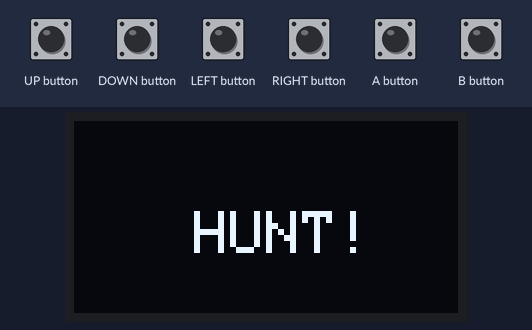
Simulated run of this sketch. Board: Arduboy, built with avr-gcc and run on an emulated ATmega32U4. Shown: 128×64 one-colour display. The inputs (shaded band) are chosen by the test bench. Random numbers use the default seed unless the sketch sets one.

Above: at 1.2 s.
1.3 s: A button pressed for 0.15 s
At 2.4 s:
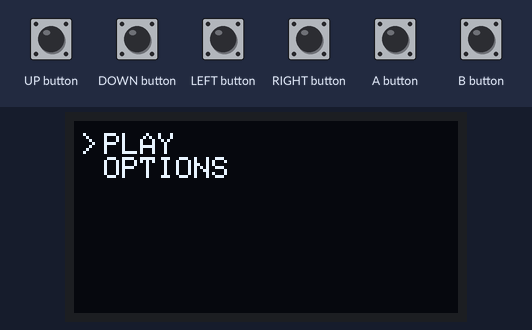
2.9 s: B button pressed for 0.15 s
At 3.4 s:
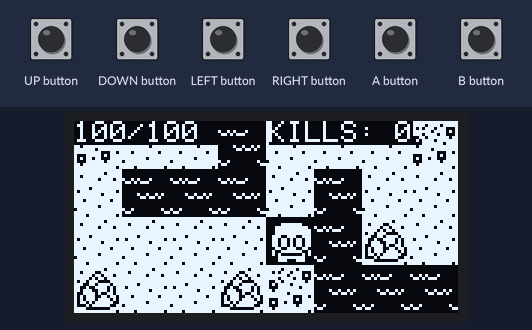
4.5 s: UP button pressed for 0.15 s
At 5.2 s:
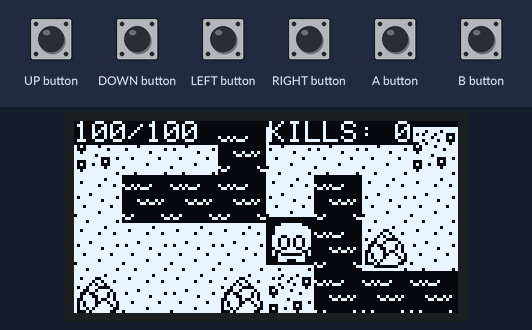
6.2 s: LEFT button pressed for 1 s
At 6.27 s:
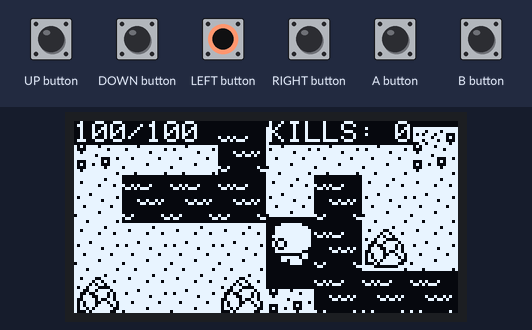
8.7 s: RIGHT button pressed for 0.15 s
At 8.78 s:
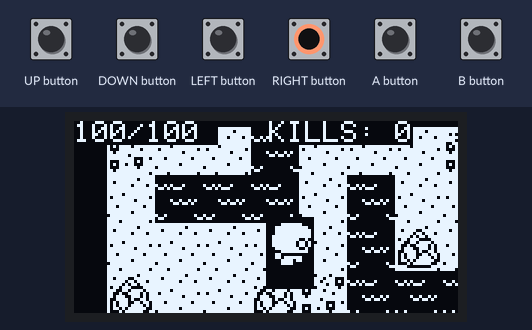
10.3 s: A button pressed for 1 s
At 11.7 s:
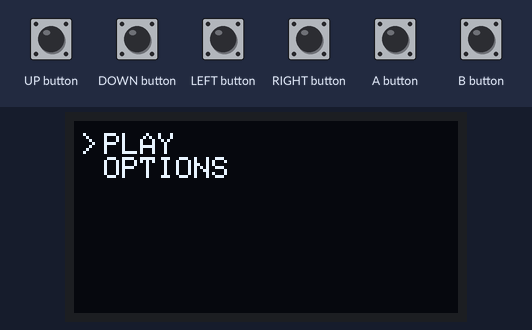
Timing chart, 0 to 13.3 s (numbered marks = the images above; inputs shaded):
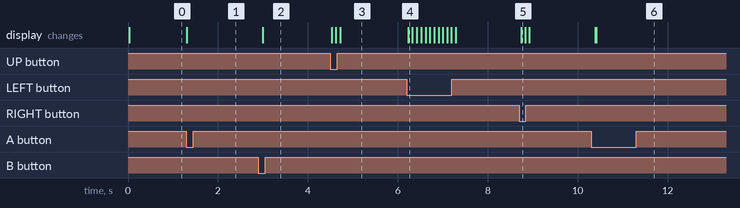

The sketch:

game.ino
```cpp
#include <ArduboyTones.h>
#include <ArduboyTonesPitches.h>
#include <Arduboy2.h>
#include "Global.h"

Arduboy2 arduboy;
ArduboyTones sound(arduboy.audio.enabled);

Rect playerRect { hero.x, hero.y, 16, 16 };

BulletInfo bulletInfos[bullets];

inline void audio_on() {
  isSound = true;
  sound.tones(mainm);
}

inline void audio_off() {
  isSound= false;
  sound.noTone();
}

void menuUpdate()
{
  switch(gameState)
  {
    case GameMenu::TitleScreen:
      titlescreen();
      break;
    case GameMenu::Menu:
      updateMenu();
      break;
    case GameMenu::SinglePlayer:
      //updateSinglePlayer();
      break;
    case GameMenu::Options:
      updateOptions();
      break;
    case GameMenu::HighScoreScreen:
      highscorescreen();
      break;
  }
}

void menuDraw()
{
  switch(gameState)
  {
    case GameMenu::TitleScreen:
      titlescreen();
      break;
    case GameMenu::Menu:
      drawMenu();
      break;
    case GameMenu::SinglePlayer:
      gameplay();
      break;
    case GameMenu::Options:
      drawOptions();
      break;
    case GameMenu::HighScoreScreen:
      highscorescreen();
      break;
  }
}

void titlescreen() {
  arduboy.setCursor(40, 30);
  arduboy.setTextSize(2);
  arduboy.print(F("HUNT!\n"));
  if (arduboy.justPressed(A_BUTTON)) {
    arduboy.setTextSize(1);
    changeGameState(GameMenu::Menu);
  }
}

void updateMenu()
{
  if (arduboy.justPressed(DOWN_BUTTON))
  {
    if(cursorIndex < lastMenuItem)
      ++cursorIndex;
    else
      cursorIndex = firstMenuItem;
  }

  if (arduboy.justPressed(UP_BUTTON))
  {
    if(cursorIndex > firstMenuItem)
      --cursorIndex;
    else
      cursorIndex = lastMenuItem;
  }

  if (arduboy.justPressed(B_BUTTON))
  {
    // Single player
    switch(cursorIndex)
    {
      case 0:
        changeGameState(GameMenu::SinglePlayer);
        hero.x = WIDTH / 2;
        hero.y = HEIGHT / 2;
        break;
      case 1:
        changeGameState(GameMenu::Options);
        break;
    }
  }
}

void drawMenu()
{
  // Layout helper constants
  constexpr uint8_t selectorPositionX = 2;
  constexpr uint8_t menuPositionX = (selectorPositionX + 8);
  constexpr uint8_t menuPositionY = 4;
  constexpr uint8_t menuPadding = 8;

  // Draw menu
  arduboy.setCursor(menuPositionX, menuPositionY + (menuPadding * 0));
  arduboy.print(F("PLAY"));

  arduboy.setCursor(menuPositionX, menuPositionY + (menuPadding * 1));
  arduboy.print(F("OPTIONS"));

  // Draw cursor
  arduboy.setCursor(selectorPositionX, menuPositionY + (menuPadding * cursorIndex));
  arduboy.print('>');
}

void updateOptions()
{
  if (arduboy.justPressed(DOWN_BUTTON))
  {
    if(cursorIndex < lastMenuItem)
      ++cursorIndex;
    else
      cursorIndex = firstMenuItem;
  }

  if (arduboy.justPressed(UP_BUTTON))
  {
    if(cursorIndex > firstMenuItem)
      --cursorIndex;
    else
      cursorIndex = lastMenuItem;
  }

  if (arduboy.justPressed(B_BUTTON))
  {
    // Options to turn on / off audio
    switch(cursorIndex) {
      case 0:
        audio_on();
        break;
      case 1:
        audio_off();
        break;
    }
  }
  //go back to menu
  if(arduboy.justPressed(A_BUTTON)) {
    arduboy.clear();
    changeGameState(GameMenu::TitleScreen);
  }
}

void drawOptions() {
  // Layout helper constants
  constexpr uint8_t selectorPositionX = 2;
  constexpr uint8_t menuPositionX = (selectorPositionX + 8);
  constexpr uint8_t menuPositionY = 4;
  constexpr uint8_t menuPadding = 8;

  // Draw menu
  arduboy.setCursor(menuPositionX, menuPositionY + (menuPadding * 0));
  arduboy.print(F("Sound On"));

  arduboy.setCursor(menuPositionX, menuPositionY + (menuPadding * 1));
  arduboy.print(F("Sound Off"));

  // Draw cursor
  arduboy.setCursor(selectorPositionX, menuPositionY + (menuPadding * cursorIndex));
  arduboy.print('>');
}

void highscorescreen() {
  arduboy.setCursor(20, 30);
  arduboy.setTextSize(2);
  arduboy.print("Score " + (String)hitCount);
  if (arduboy.pressed(A_BUTTON)) {
    arduboy.clear();
    changeGameState(GameMenu::TitleScreen);
    restart_game();
  }
}

void draw_world() {
  const int tileswide = WIDTH / TILE_SIZE + 1;
  const int tilestall = HEIGHT / TILE_SIZE + 1;

  for (size_t y = 0; y < tilestall; ++y) {
    for (size_t x = 0; x < tileswide; ++x) {
      const int tilex = x - mapx / TILE_SIZE;
      const int tiley = y - mapy / TILE_SIZE;
      if (tilex >= 0 && tiley >= 0 && tilex < WORLD_WIDTH && tiley < WORLD_HEIGHT) {
        Sprites::drawOverwrite(x * TILE_SIZE + mapx % TILE_SIZE, y * TILE_SIZE + mapy % TILE_SIZE, tiles, world[tiley][tilex]);
      }
    }
  }

  arduboy.fillRect(0, 0, 48, 8, BLACK);
  arduboy.setCursor(0, 0);
  arduboy.print(hero.health);
  arduboy.print("/");
  arduboy.print("100");
}

void player_control() {
  Sprites::drawOverwrite(playerRect.x, playerRect.y, heroDown, 0);
  if (arduboy.pressed(UP_BUTTON)) {
    if (mapy < (HEIGHT/2)) {
      ++mapy;
    }
    Sprites::drawOverwrite(playerRect.x, playerRect.y, heroUp, frame);
  }
  if (arduboy.pressed(DOWN_BUTTON)) {
    if (16 + 32 < mapy + TILE_SIZE * WORLD_HEIGHT) {
      --mapy;
    }
    Sprites::drawOverwrite(playerRect.x, playerRect.y, heroDown, frame);
  }
  if (arduboy.pressed(LEFT_BUTTON)) {
    if (mapx < (WIDTH / 2)) {
      ++mapx;
    }
    Sprites::drawOverwrite(playerRect.x, playerRect.y, heroLeft, frame);
  }
  if (arduboy.pressed(RIGHT_BUTTON)) {
    if ((WIDTH/2) + 26 < mapx + TILE_SIZE * WORLD_WIDTH) {
      --mapx;
    }
    Sprites::drawOverwrite(playerRect.x, playerRect.y, heroRight, frame);
  }
  if(arduboy.pressed(B_BUTTON)) {
    if(isSound == true) {
      sound.tone(NOTE_C4, 100);
    }
    shoot(hero.x, hero.y);
  }
  // Always move bullets, regardless of shooting
  move_bullets();

  if(arduboy.pressed(A_BUTTON)) {
    changeGameState(GameMenu::HighScoreScreen);
  }
}

void update_bullets() {
  move_bullets();
  draw_bullets();
  check_collision_enemy();
}

//shoot
void shoot(int& x, int& y) {
  BulletDirection direction;
  if (arduboy.pressed(LEFT_BUTTON)) {
    direction = LEFT;
  } else if (arduboy.pressed(RIGHT_BUTTON)) {
    direction = RIGHT;
  } else if (arduboy.pressed(UP_BUTTON)) {
    direction = UP;
  } else if (arduboy.pressed(DOWN_BUTTON)) {
    direction = DOWN;
  }

  // Only proceed if there isn't an active bullet
  if (bulletInfos[0].rect.x == _bullet.bulletOff) {  // Check if the bullet is off-screen
    bulletInfos[0].rect.x = x;
    bulletInfos[0].rect.y = y + 3;
    bulletInfos[0].direction = direction;
    draw_bullets();
  }
}

//return the index of the first unused bullet or return the value of bullets if all are in use
uint8_t find_unused_bullet() {
  return 0;
}

// Move all the bullets and disable any that go off screen
void move_bullets() {
  for (uint8_t bulletNum = 0; bulletNum < bullets; ++bulletNum) {
    if (bulletInfos[bulletNum].rect.x != _bullet.bulletOff) {
      switch (bulletInfos[bulletNum].direction) {
        case LEFT:
          bulletInfos[bulletNum].rect.x -= _bullet.bulletSpeed;
          break;
        case RIGHT:
          bulletInfos[bulletNum].rect.x += _bullet.bulletSpeed;
          break;
        case UP:
          bulletInfos[bulletNum].rect.y -= _bullet.bulletSpeed;
          break;
        case DOWN:
          bulletInfos[bulletNum].rect.y += _bullet.bulletSpeed;
          break;
      }
    }

    if (bulletInfos[bulletNum].rect.x >= arduboy.width() || bulletInfos[bulletNum].rect.x < 0 ||
        bulletInfos[bulletNum].rect.y >= arduboy.height() || bulletInfos[bulletNum].rect.y < 0) {
      bulletInfos[bulletNum].rect.x = _bullet.bulletOff;
    }
  }
}

//check collision
void check_collision_enemy() {
  for(uint8_t i = 0; i < enemies.get_size(); ++i) {
    Rect enemyRect { enemies[i].x, enemies[i].y, 16, 18 };
    for(uint8_t bulletNum = 0; bulletNum < bullets; ++bulletNum) {
      if(arduboy.collide(bulletInfos[bulletNum].rect, enemyRect)) {
        ++hitCount;
        bulletInfos[bulletNum].rect.x = _bullet.bulletOff;
        //remove enemy
        if(isSound == true) {
          sound.tone(NOTE_E5, 100);
        }
        enemies.removeAt(i);
      }
    }
  }
}

//display hits
void display_hits() {
  arduboy.setCursor(65, 0);
  arduboy.print(F("KILLS: "));
  arduboy.print(hitCount);
}

// Draw all the active bullets
void draw_bullets() {
  if (bulletInfos[0].rect.x != _bullet.bulletOff) { // If bullet in use
    arduboy.fillRect(bulletInfos[0].rect.x, bulletInfos[0].rect.y, _bullet.bulletSize, _bullet.bulletSize, BLACK);
  }
}

//random spawning enemy
void spawn_enemy(const int8_t& count) {
  for(int i = 0; i < count; ++i) {

    int spawn_x = 20;
    int spawn_y = 20;

    while((spawn_x > X_MIN) && (spawn_x < X_MAX)) {
        spawn_x = random(X_MIN - 100, X_MAX + 100); // 50
        spawn_y = random(Y_MIN - 50, Y_MAX + 50); // 35
    }
    enem.x = spawn_x;
    enem.y = spawn_y;

    if(random(0, 2) == 0) { // 50% chance for either type
        // Fast enemy
        enem.type = EnemyType::Fast;
        enem.health = 2; // Example health value, you can adjust
        enem.enemy_speed = 8; // High speed
    } else {
        // Strong enemy
        enem.type = EnemyType::Strong;
        enem.health = 100; // Example health value, you can adjust
        enem.enemy_speed = 2; // Low speed
    }

    // enem.enemy_speed = 4;
    //add enemies into list
    enemies.add(enem);
  }
}

void enemy_chase() {

  for(unsigned int i = 0; i < enemies.get_size(); ++i)
  {
    //Enemy enemy;
    enem.move_itter = enemies[i].move_itter + 1;
    enem.x = enemies[i].x;
    enem.y = enemies[i].y;
    // enem.enemy_speed = 4;

    Rect enemyRect { enemies[i].x, enemies[i].y, 16, 18 };
    if(enem.move_itter >= enem.enemy_speed) {
      enem.move_itter = 0;
      if(enem.x < hero.x) {
        ++enem.x;
      }
      if(enem.x > hero.x) {
        --enem.x;
      }
      if(enem.y < hero.y) {
        ++enem.y;
      }
      if(enem.y > hero.y) {
        --enem.y;
      }
    }

    if(arduboy.collide(playerRect, enemyRect)) {
      --hero.health;
      if(hero.health <= 0) {
        if(isSound == true) {
          sound.tones(playerDead);
        }
        changeGameState(GameMenu::HighScoreScreen);
      }

    }

    enemies[i] = enem;
    // Sprites::drawOverwrite(enemies[i].x, enemies[i].y, enemy_down, frame);
    switch (enemies[i].type) {
      case EnemyType::Fast:
        Sprites::drawOverwrite(enemies[i].x, enemies[i].y, enemy_down, frame);
        break;
      case EnemyType::Strong:
        Sprites::drawOverwrite(enemies[i].x, enemies[i].y, enemy_second, 0);
        break;
    }
  }
}

void generate_wave() {
  for(unsigned int i = 0; i < hero.wave; ++i) {
    if(enemies.get_size() < SPAWN_LIMIT) {
      spawn_enemy(number_enemies);
    } else {
      ++queue;
    }
  }
  ++hero.wave;
}

//check limit of enemies (which spawned)
void check_enemy_queue() {
  if((enemies.get_size() < SPAWN_LIMIT) &&(queue > 0)) {
    for(int i = 0; i < queue; ++i) {
      spawn_enemy(number_enemies);
      --queue;
      if(enemies.get_size() >= SPAWN_LIMIT) {
        break;
      }
    }
  }
}

void restart_game() {
  enemies.clear_list();
  hitCount = 0;
  hero.health = 100;
  hero.x = WIDTH / 2;
  hero.y = HEIGHT / 2;
  hero.wave = 1;
  generate_wave();
}

void gameplay() {
  draw_world();
  player_control();

  if(enemies.get_size() <= 0) {
    generate_wave();
  }

  enemy_chase();
  check_enemy_queue();

  display_hits();
}

void setup() {

  arduboy.begin();
  arduboy.setFrameRate(60);
  sound.tones(mainm);
  for (uint8_t bulletNum = 0; bulletNum < bullets; ++bulletNum) {
    bulletInfos[bulletNum].rect.x = _bullet.bulletOff;
    bulletInfos[bulletNum].rect.width = _bullet.bulletSize;
    bulletInfos[bulletNum].rect.height = _bullet.bulletSize;
  }

  arduboy.display();
  generate_wave();
  arduboy.initRandomSeed();
  arduboy.clear();

}

void loop() {

  if(!(arduboy.nextFrame())) {
    return;
  }

  arduboy.pollButtons();
  menuUpdate();
  arduboy.clear();
  if (arduboy.everyXFrames(20)) ++frame;
  if (frame > 1) frame = 0;
  menuDraw();
  update_bullets();
  arduboy.display();

}
```

Bullet.h
```cpp
enum BulletDirection {
  LEFT,
  RIGHT,
  UP,
  DOWN
};

class Bullet {
public:
  uint8_t bulletSize = 3; // Size of a square bullet
  uint8_t bulletWait = 1; // Minimum frames between firing
  uint8_t bulletOff = -1;     // Bullet not in use value
  uint8_t bulletSpeed = 2;
  bool goingLeft = false;
};

struct BulletInfo {
    Rect rect;
    // bool goingLeft = false;
    BulletDirection direction;
};
```

Global.h
```cpp
#include "List.h"
#include "Enemy.h"
#include "Player.h"
#include "LevelMap.h"
#include "Menu.h"
#include "Bullet.h"
#include "Sound.h"

#define SCREENWIDTH  128
#define SCREENHEIGHT  64

#define TILE_SIZE 16

#define circle_width 2
#define X_MAX (WIDTH - circle_width - 1)
#define X_MIN circle_width
#define Y_MAX (HEIGHT - circle_width - 1)
#define STATUS_BAR 9
#define Y_MIN (circle_width + 1 + STATUS_BAR)

#define SPAWN_LIMIT 2

Player hero;

int frame = 0;

uint8_t queue = 0;

uint8_t waitCount = 0;

uint16_t hitCount = 0;

List<Enemy, SPAWN_LIMIT> enemies;

constexpr uint8_t bullets = 1;    // Maximum number of bullets
constexpr int8_t number_enemies = 1;
Bullet _bullet;

Enemy enem;
```

LevelMap.h
```cpp
#define WORLD_WIDTH  14
#define WORLD_HEIGHT 14

#define GRASS 0
#define WATER 1
#define TREES 2
#define STONE 3

const unsigned char tiles[] PROGMEM = {
  //width, height,
  16, 16,
  //Grass
  0xff, 0x7f, 0xfb, 0xff, 0xff, 0xbf, 0xff, 0xff, 0xf7, 0xff, 0xfd, 0xff, 0xff, 0xf7, 0x7f, 0xff,
  0xdf, 0xff, 0xff, 0xfb, 0x7f, 0xff, 0xff, 0xff, 0xef, 0xfe, 0xff, 0xff, 0xfb, 0xff, 0x7f, 0xff,

  //Water
  0x08, 0x10, 0x10, 0x08, 0x10, 0x08, 0x10, 0x10, 0x10, 0x08, 0x00, 0x00, 0x00, 0x00, 0x00, 0x00,
  0x20, 0x40, 0x40, 0x20, 0x00, 0x01, 0x02, 0x02, 0x01, 0x02, 0x02, 0x01, 0x02, 0x21, 0x40, 0x40,

  //Tree
  0xff, 0x1f, 0x5b, 0x3f, 0xeb, 0xdd, 0xff, 0xf7, 0xbb, 0xef, 0xfd, 0x7f, 0xe3, 0xcb, 0xe3, 0xff,
  0xff, 0xc7, 0x96, 0xc7, 0xff, 0xff, 0xef, 0xfd, 0xff, 0xe3, 0xcb, 0xe3, 0xff, 0xff, 0x7b, 0xff,

  //Stone
  0xff, 0xdf, 0x7b, 0x3f, 0x9f, 0x6f, 0x77, 0xab, 0xdb, 0xd7, 0xcd, 0x5f, 0xbf, 0x77, 0xff, 0xff,
  0xff, 0xc1, 0xdc, 0xd3, 0xaf, 0x9f, 0xae, 0xb0, 0xbb, 0xbd, 0xbd, 0xba, 0xd7, 0xcc, 0x63, 0xff,
};

int world[WORLD_HEIGHT][WORLD_WIDTH] = {
  { TREES, GRASS, GRASS, WATER, GRASS, GRASS, GRASS, TREES, GRASS, GRASS, GRASS, GRASS, GRASS, TREES },
  { GRASS, WATER, WATER, WATER, GRASS, WATER, GRASS, GRASS, GRASS, GRASS, GRASS, STONE, GRASS, GRASS },
  { GRASS, GRASS, GRASS, GRASS, GRASS, WATER, STONE, GRASS, GRASS, GRASS, TREES, GRASS, GRASS, GRASS },
  { STONE, GRASS, GRASS, STONE, TREES, WATER, WATER, WATER, GRASS, WATER, WATER, GRASS, TREES, GRASS },
  { GRASS, GRASS, GRASS, GRASS, TREES, GRASS, GRASS, GRASS, GRASS, WATER, GRASS, GRASS, STONE, TREES },
  { GRASS, GRASS, GRASS, WATER, STONE, GRASS, GRASS, TREES, GRASS, TREES, GRASS, GRASS, WATER, WATER },
  { GRASS, WATER, WATER, TREES, GRASS, WATER, WATER, STONE, WATER, GRASS, GRASS, GRASS, GRASS, STONE },
  { GRASS, TREES, STONE, TREES, GRASS, WATER, GRASS, TREES, GRASS, GRASS, GRASS, GRASS, GRASS, GRASS },
  { GRASS, TREES, GRASS, STONE, GRASS, GRASS, GRASS, GRASS, GRASS, STONE, GRASS, GRASS, GRASS, GRASS },
  { GRASS, TREES, GRASS, TREES, GRASS, GRASS, GRASS, TREES, GRASS, GRASS, GRASS, GRASS, GRASS, GRASS },
  { GRASS, TREES, STONE, GRASS, GRASS, GRASS, GRASS, STONE, GRASS, GRASS, GRASS, GRASS, GRASS, STONE },
  { GRASS, TREES, GRASS, GRASS, GRASS, GRASS, GRASS, TREES, GRASS, GRASS, GRASS, GRASS, GRASS, WATER },
  { GRASS, TREES, GRASS, TREES, GRASS, GRASS, GRASS, WATER, GRASS, GRASS, GRASS, GRASS, GRASS, TREES },
  { GRASS, TREES, WATER, TREES, GRASS, GRASS, GRASS, TREES, GRASS, GRASS, GRASS, GRASS, GRASS, TREES },
};
```

List.h
```cpp
#pragma once

#include <stddef.h>
#include <stdint.h>

template<typename T, size_t size>
class List
{
private:
  uint8_t next;
  T* arr;
public:
  using ItemType = T;
  using ItemTypeRef = T&;
  using ConstItemTypeRef = const T&;
  using IndexType = uint8_t;
  static constexpr size_t _size = size;
  static constexpr IndexType firstIndex = 0;
  static constexpr IndexType lastIndex = _size - 1;

  List() : next{0}
  {
    arr = new ItemType[_size]{};
  }

  // Returns the number of Ts currently in the list
  constexpr IndexType get_size(void) const
  {
    return next;
  }

  // Returns the maximum number of Ts the list can hold
  constexpr IndexType getCapacity(void) const
  {
    return static_cast<IndexType>(_size);
  }

  // Returns true if the list is full
  constexpr bool isFull() const
  {
    return (getCapacity() == get_size());
  }

  // Returns true if the list is empty
  constexpr bool isEmpty() const
  {
    return (getCapacity() == firstIndex);
  }

  // Clears the list (by cheating)
  void clear_list(void)
  {
    for(IndexType i = 0; i < next; ++i)
    {
      arr[i].~ItemType();
    }
    next = 0;
  }

  // Returns true if the T was added
  // Returns false if the list is already full
  bool add(ConstItemTypeRef item)
  {
    if (isFull())
    {
      return false;
    }
    arr[next] = item; // put the T in the array
    ++next; // increment the next index
    return true;
  }

  bool _remove(ConstItemTypeRef item)
  {
    for(IndexType i = 0; i < next; ++i)
    {
      if(arr[i] != item)
      {
        continue;
      }
      next--;
      while(i < next)
      {
        arr[i] = arr[++i];
        ++i;
      }
      arr[next].~ItemType();
      return true;
    }
    return false;
  }

  // Returns true if the T was removed
  // Returns false if the index was invalid
  bool removeAt(IndexType index)
  {
    if (index >= next)
    {
      return false;
    }
    --next; // decrement next index
    for (IndexType i = index; i < next; ++i) // shuffle everything down
    {
      arr[i] = arr[i + 1];
      return true;
    }
  }

  // These are for indexing the list
  // Be careful, these don't check if the index is valid
  ItemTypeRef operator[](IndexType index)
  {
    return arr[index];
  }
  ConstItemTypeRef operator[](IndexType index) const
  {
    return arr[index];
  }

  ~List()
  {
    next = 0;
    delete[] arr;
  }
};
```

Source omitted: Enemy.h (data table, 3377 bytes), Menu.h (458 bytes), Player.h (data table, 4782 bytes), Sound.h (2118 bytes)

Measured:
- after the input at 1.3 s, the display: changes at once (image 1)
- after the input at 2.9 s, the display: changes after 0.10 s (image 2)
- after the input at 4.5 s, the display: first changes at once (image 3 shows a later state)
- after the input at 6.2 s, the display: changes at once (image 4)
- after the input at 8.7 s, the display: changes at once (image 5)
- after the input at 10.3 s, the display: first changes after 0.10 s (image 6 shows a later state)
